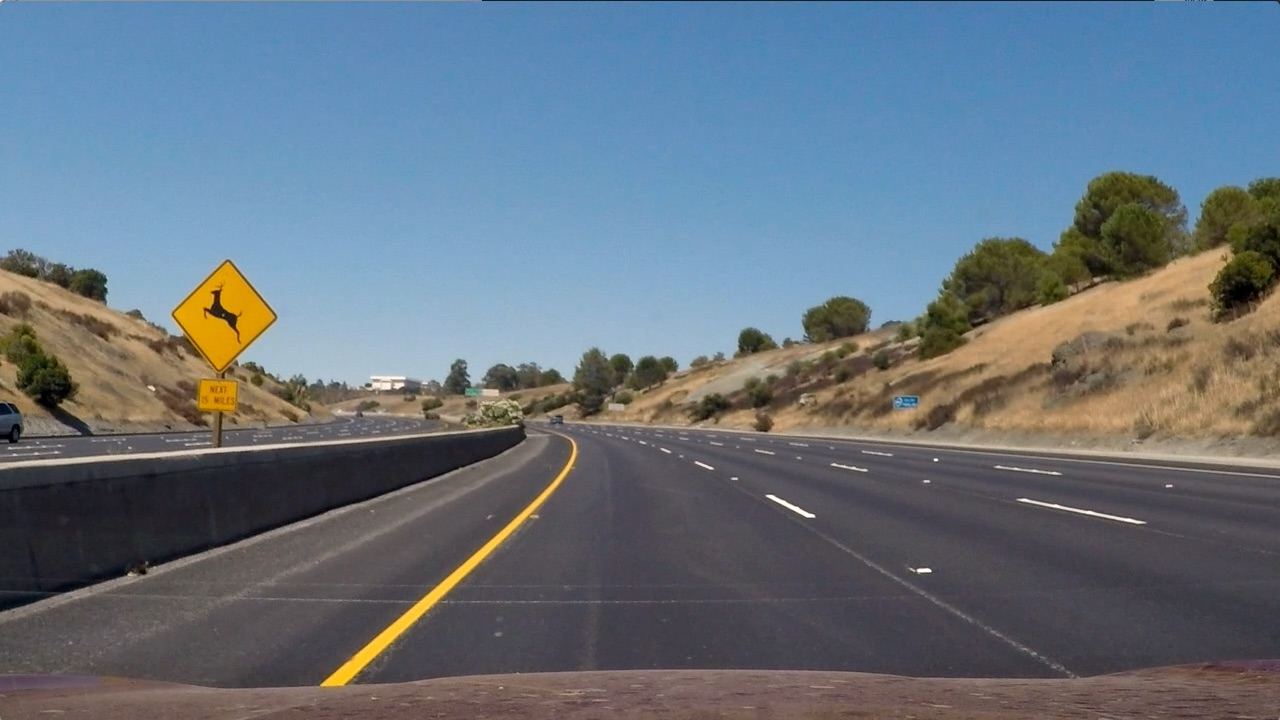
#> input picture cv/resources/lane_curve_1.jpg, 1280 x 720 px
$ python image_preprocessor.py   (older library calls are emulated)
#> lines starting #> are read from the running program, lines starting #| are printed output that depends on the picture; after the words box and inside, x2 and y2 are one past the last pixel; in counts of white or black regions, pixels touching at a corner belong together
#> further down, img is the input picture: shape (720, 1280, 3); mean B, G, R 125.5, 114.6, 102.8
import cv2
import matplotlib.pyplot as plt
import numpy as np


class ImagePreprocessor(object):
    """
    This aims at recognizing curved lanes;
    """
    DEFAULT_DESTINATION_SIZE = (1280, 720)
    DEFAULT_SOURCE_ROI = np.float32([(0.43, 0.65), (0.58, 0.65), (0.1, 1), (1, 1)])
    DEFAULT_DESTINATION_ROI = np.float32([(0, 0), (1, 0), (0, 1), (1, 1)])

    DEFAULT_GRADIENT_THRESHOLD = (15, 255)
    DEFAULT_SATURATION_THRESHOLD = (100, 255)

    def __init__(self,
                 gradient_threshold=DEFAULT_GRADIENT_THRESHOLD,
                 saturation_threshold=DEFAULT_SATURATION_THRESHOLD):
        self.gradient_threshold = gradient_threshold
        self.saturation_threshold = saturation_threshold

    def process(self, img):
        # May require undistorting the image
        hls_channels: list = ImagePreprocessor.convert_to_hls(img)
        sobel = ImagePreprocessor.sobel_edge_detection(hls_channels[1])
        sobel_x_binary = self.apply_gradient_threshold(sobel)
        saturation_binary = self.apply_saturation_gradient(hls_channels[2])
        combined_binary = self.combine_binaries(sobel_x_binary, saturation_binary)

        return combined_binary

    @classmethod
    def convert_to_hls(cls, img):
        hls_img = cv2.cvtColor(img, cv2.COLOR_RGB2HLS)
#> hls_img: shape (720, 1280, 3); mean of channels 0, 1, 2 78.2, 113.9, 64.8
        h_channel = hls_img[:, :, 0]
        l_channel = hls_img[:, :, 1]
        s_channel = hls_img[:, :, 2]
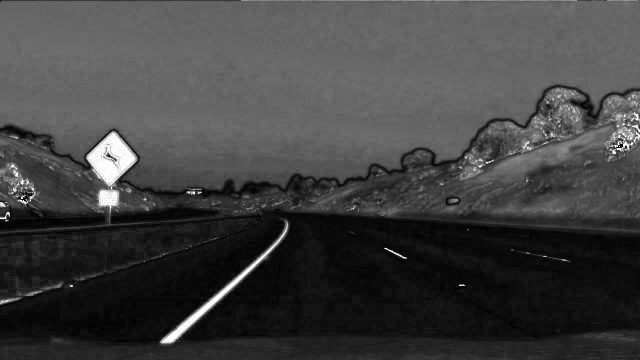
#> s_channel: shape (720, 1280) (shown at 1/2 size); min 0, max 255, mean 64.8
#> in process, `hls_channels: list = ImagePreprocessor.convert_to_hls(img)`: hls_channels = 3 items
        return [h_channel, l_channel, s_channel]

    @classmethod
    def sobel_edge_detection(cls, lightness):
        lightness_denoised = cv2.fastNlMeansDenoising(lightness, searchWindowSize=9, templateWindowSize=5)
        ddepth_datatype = cv2.CV_64F  # Allows to detect both edges, alternatively use cv2.CV8U
        sobel_x_derivative = cv2.Sobel(lightness_denoised, ddepth_datatype, 1, 0)
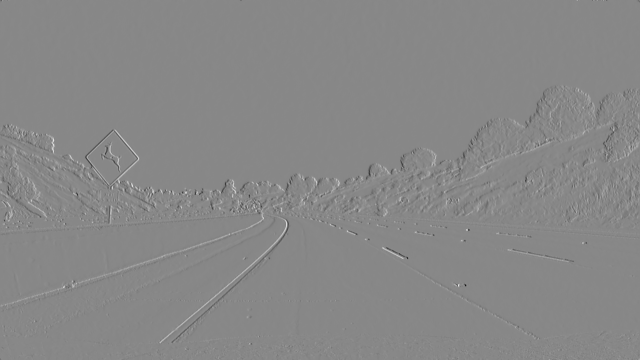
#> sobel_x_derivative: shape (720, 1280) float64 (shown at 1/2 size); min -606, max 532, mean -0.1; drawn with min black and max white
        absolute_sobel_x = np.absolute(sobel_x_derivative)
        return np.uint8(255 * absolute_sobel_x / (np.max(absolute_sobel_x) * 0.5))

    def apply_gradient_threshold(self, data):
        """
        Convert Sobel scaled derivative into binary image
        """
        gradient_binary = np.zeros_like(data)
        gradient_binary[(data >= self.gradient_threshold[0]) & (data <= self.gradient_threshold[1])] = 1
        return gradient_binary

    def apply_saturation_gradient(self, data):
        # Low saturation is assumed for dark roads
        saturation_binary = np.zeros_like(data)
        saturation_binary[(data >= self.saturation_threshold[0]) & (data <= self.saturation_threshold[1])] = 1
        return saturation_binary

    def combine_binaries(self, binary_one, binary_two):
        combined_binary = np.zeros_like(binary_one)
        combined_binary[(binary_one == 1) | (binary_two == 1)] = 1
        return combined_binary

    # [7 lines left out: function plot_warp_result, not called in this run]

if __name__ == "__main__":
    img = cv2.imread('resources/lane_curve_1.jpg')
    ImagePreprocessor().process(img)
#> in process, `sobel_x_binary = self.apply_gradient_threshold(sobel)`:
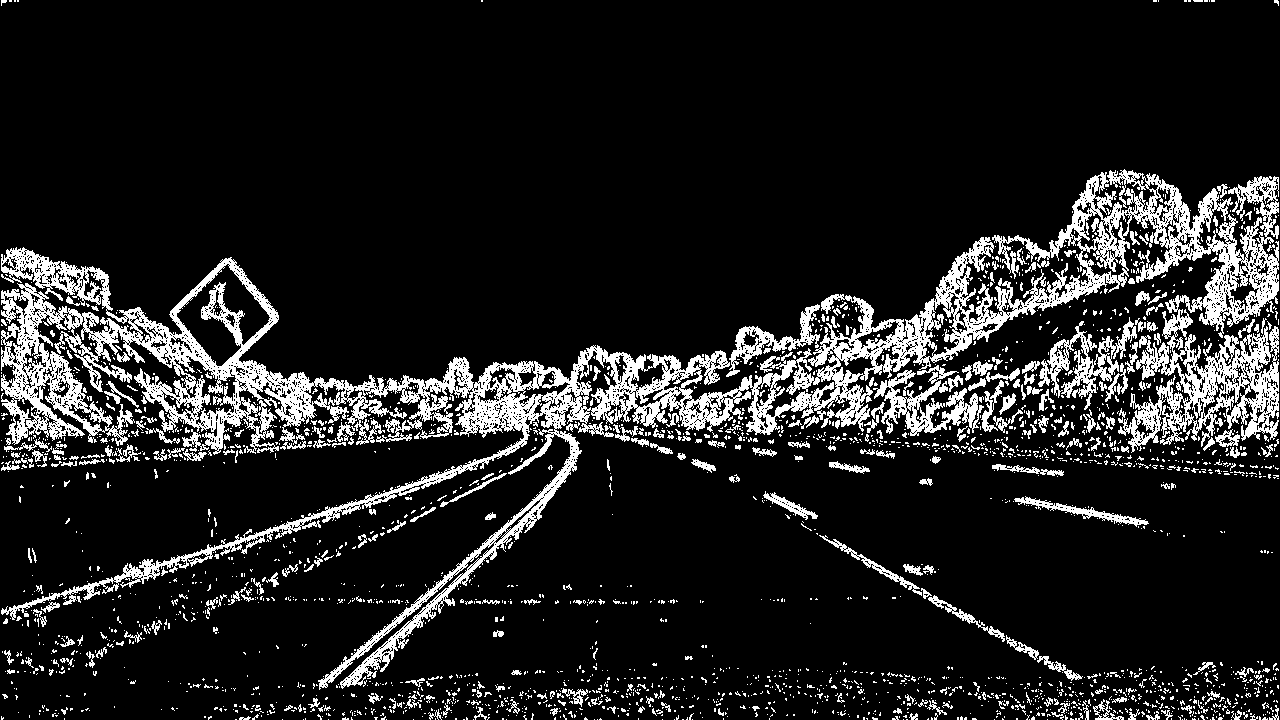
#> sobel_x_binary: shape (720, 1280); values 0 (black) and 1 (white), 13% white; 2640 white regions (2333 under 20 px), largest, box (x1, y1, x2, y2) and area: (1, 169, 1279, 690) 83853, (873, 370, 984, 436) 2622, (1038, 317, 1137, 410) 2531
#> in process, `combined_binary = self.combine_binaries(sobel_x_binary, saturation_bin..`:
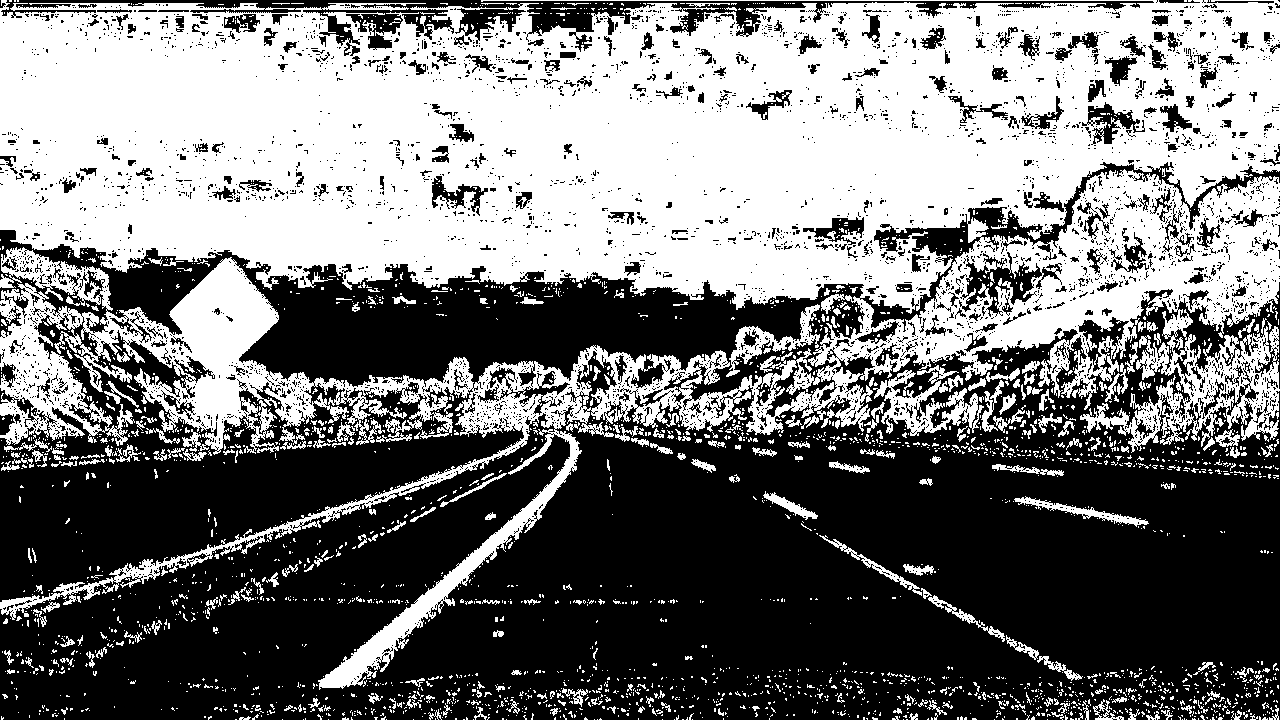
#> combined_binary: shape (720, 1280); values 0 (black) and 1 (white), 47% white; 2930 white regions (2626 under 20 px), largest, box (x1, y1, x2, y2) and area: (0, 0, 1280, 690) 399121, (873, 370, 984, 436) 2679, (726, 304, 820, 377) 1539

$ run again, with cv/resources/lane_curve_2.jpg copied over cv/resources/lane_curve_1.jpg
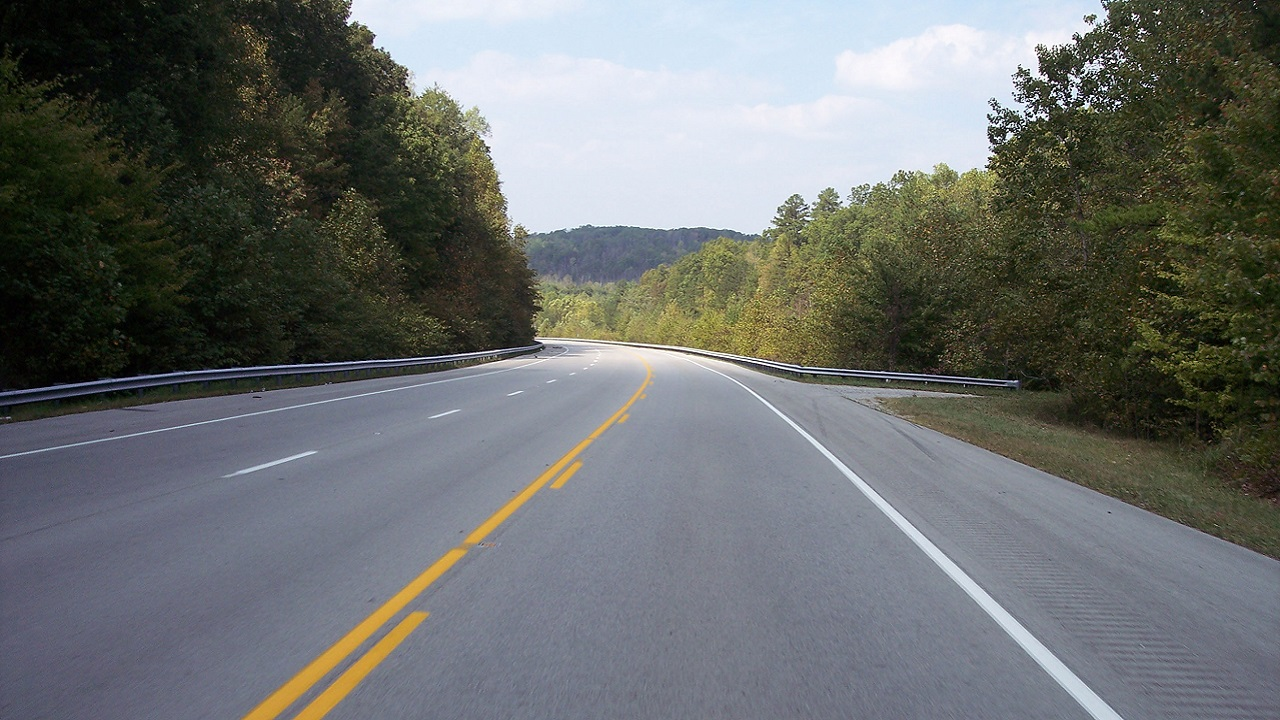
#> input picture cv/resources/lane_curve_2.jpg, 1280 x 720 px
#> img is the input picture: shape (720, 1280, 3); mean B, G, R 108.9, 110, 106.6
#> hls_img: shape (720, 1280, 3); mean of channels 0, 1, 2 46.1, 108.6, 59
#> in convert_to_hls, `s_channel = hls_img[:, :, 2]`:
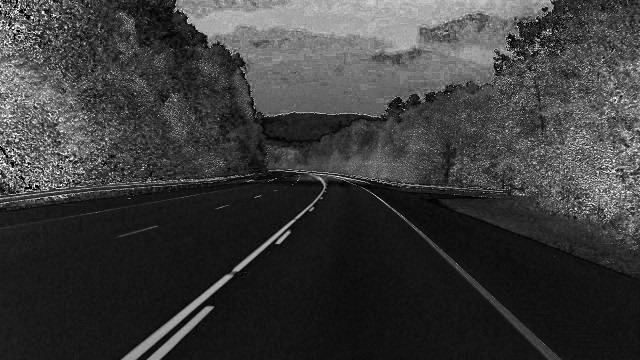
#> s_channel: shape (720, 1280) (shown at 1/2 size); min 0, max 255, mean 59
#> hls_channels = 3 items
#> sobel_x_binary: shape (720, 1280); values 0 (black) and 1 (white), 23.2% white in thin lines or dots
#> saturation_binary: shape (720, 1280); values 0 (black) and 1 (white), 20.5% white; 8454 white regions (8113 under 20 px), largest, box (x1, y1, x2, y2) and area: (347, 0, 1108, 219) 102649, (0, 31, 185, 390) 19900, (1091, 209, 1280, 431) 13030
#> in process, `combined_binary = self.combine_binaries(sobel_x_binary, saturation_bin..`:
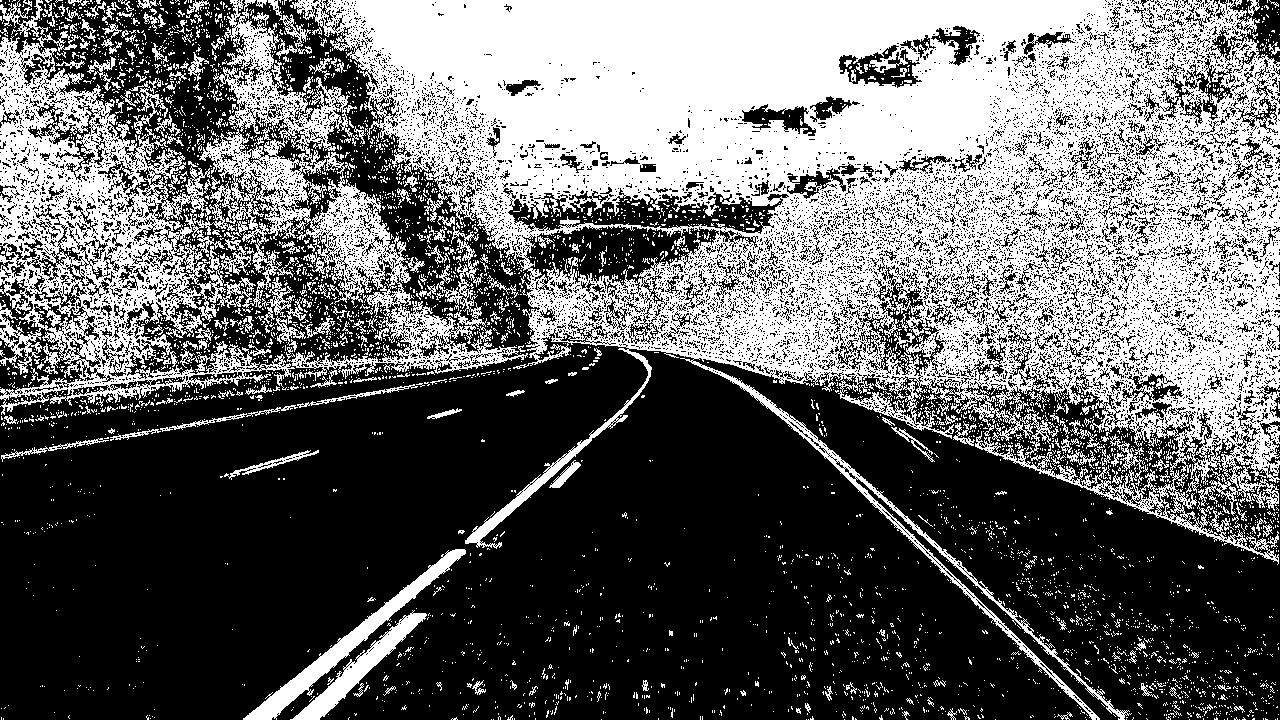
#> combined_binary: shape (720, 1280); values 0 (black) and 1 (white), 40.2% white; 4688 white regions (4414 under 20 px), largest, box (x1, y1, x2, y2) and area: (290, 0, 1280, 720) 268106, (0, 0, 528, 415) 65640, (243, 549, 466, 720) 4042

$ run again, with cv/resources/campus_straight.jpg copied over cv/resources/lane_curve_1.jpg
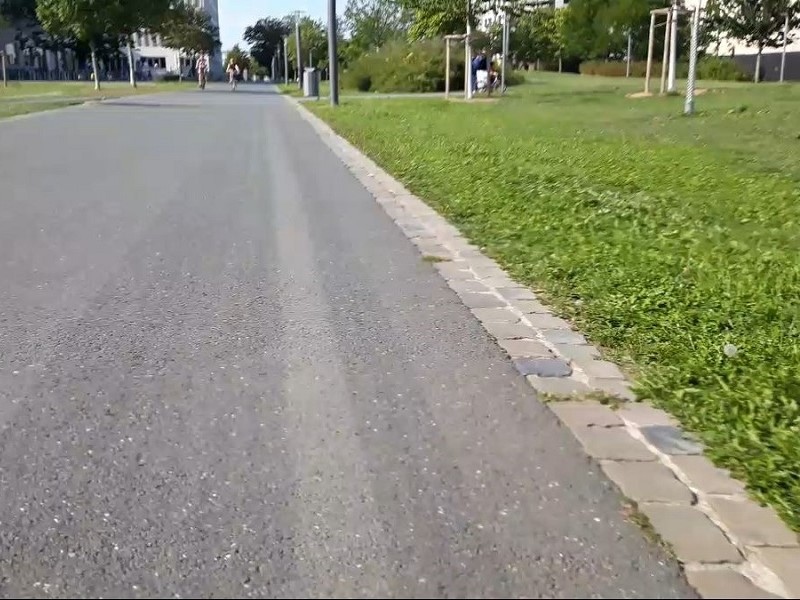
#> input picture cv/resources/campus_straight.jpg, 800 x 600 px
#> img is the input picture: shape (600, 800, 3); mean B, G, R 119.1, 140.3, 138.5
#> hls_img: shape (600, 800, 3); mean of channels 0, 1, 2 98.7, 131, 44.3
#> in convert_to_hls, `s_channel = hls_img[:, :, 2]`:
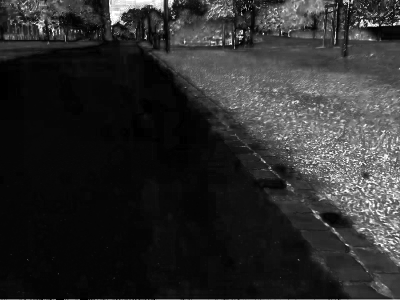
#> s_channel: shape (600, 800) (shown at 1/2 size); min 0, max 255, mean 44.3
#> hls_channels = 3 items
#> sobel_x_binary: shape (600, 800); values 0 (black) and 1 (white), 32.9% white; 3029 white regions (2573 under 20 px), largest, box (x1, y1, x2, y2) and area: (295, 100, 799, 546) 54483, (1, 0, 574, 112) 28872, (640, 0, 799, 118) 8860
#> saturation_binary: shape (600, 800); values 0 (black) and 1 (white), 15.2% white; 1169 white regions (1058 under 20 px), largest, box (x1, y1, x2, y2) and area: (400, 134, 800, 532) 54065, (534, 0, 669, 62) 3574, (218, 0, 328, 51) 2698
#> in process, `combined_binary = self.combine_binaries(sobel_x_binary, saturation_bin..`:
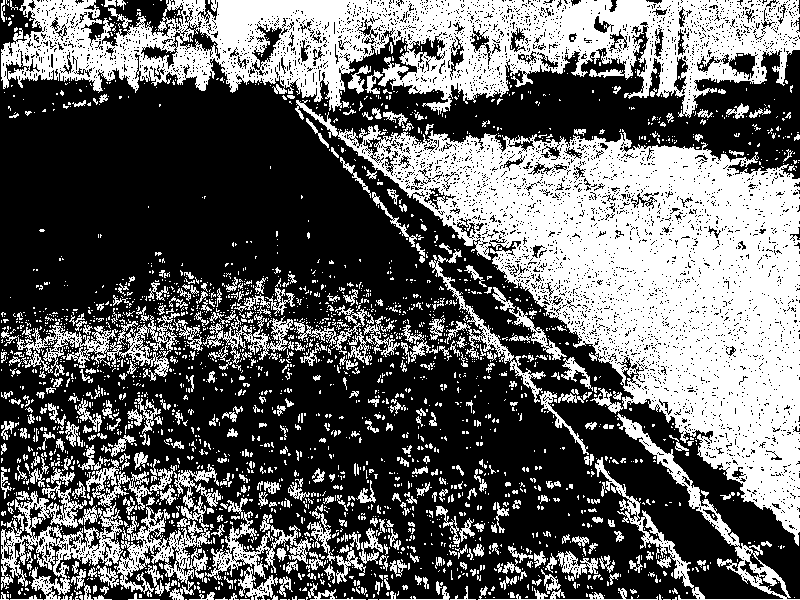
#> combined_binary: shape (600, 800); values 0 (black) and 1 (white), 39.5% white; 2659 white regions (2249 under 20 px), largest, box (x1, y1, x2, y2) and area: (295, 100, 800, 546) 78799, (1, 0, 800, 118) 49382, (1, 459, 153, 600) 5898
